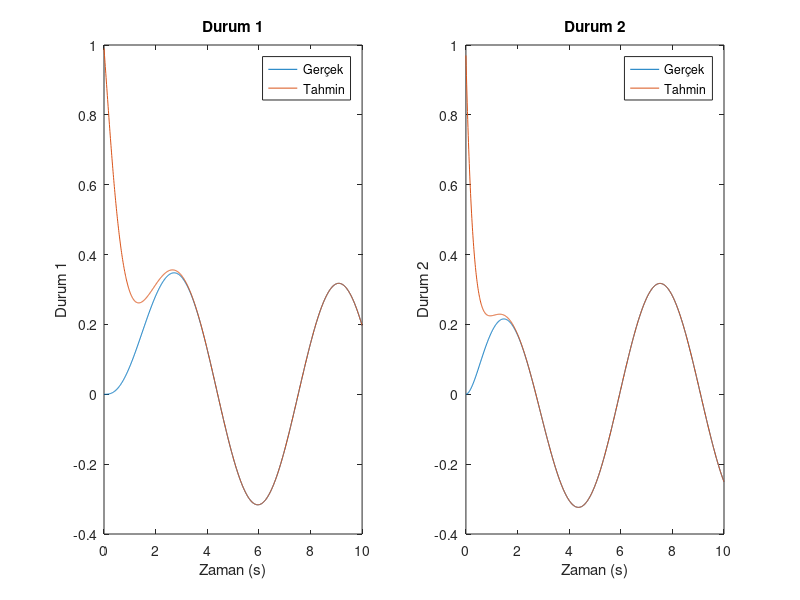

MATLAB code to generate this figure:
% Durum-uzay modeli parametreleri
A = [0 1; -2 -3];
B = [0; 1];
C = [1 0];
D = [0];

% Gözlemci kazancı (L matrisi)
L = place(A', C', [-2 -3])';

% Simülasyon parametreleri
dt = 0.01; % Zaman adımı
T = 10; % Toplam simülasyon süresi
t = 0:dt:T; % Zaman vektörü
n = length(t); % Zaman vektörünün uzunluğu

% Başlangıç koşulları
x = [0; 0]; % Gerçek durum vektörü
x_hat = [1; 1]; % Gözlemcinin tahmin ettiği durum vektörü

% Durum ve çıkış vektörlerinin depolanması
X = zeros(2, n);
X_hat = zeros(2, n);
Y = zeros(1, n);

% Simülasyon döngüsü
for i = 1:n
    u = sin(t(i)); % Giriş sinyali (örnek olarak sinüs dalgası)
    y = C*x+D*u; % Çıkış sinyali
    y_hat = C*x_hat+D*u;

    % Gerçek sistem dinamiği
    x_dot = A*x+B*u;
    x = x+x_dot*dt;
    
    % Gözlemci dinamiği
    x_hat_dot = A*x_hat+B*u+L*(y-y_hat);
    x_hat = x_hat+x_hat_dot*dt;
    
    % Durum ve çıkış vektörlerinin kaydedilmesi
    X(:, i) = x;
    X_hat(:, i) = x_hat;
    Y(i) = y;
end

% Sonuçların grafiği
figure;
subplot(121);
plot(t, X(1,:), t, X_hat(1,:));
title('Durum 1');
legend('Gerçek', 'Tahmin');
xlabel('Zaman (s)');
ylabel('Durum 1');

subplot(122);
plot(t, X(2,:), t, X_hat(2,:));
title('Durum 2');
legend('Gerçek', 'Tahmin');
xlabel('Zaman (s)');
ylabel('Durum 2');


